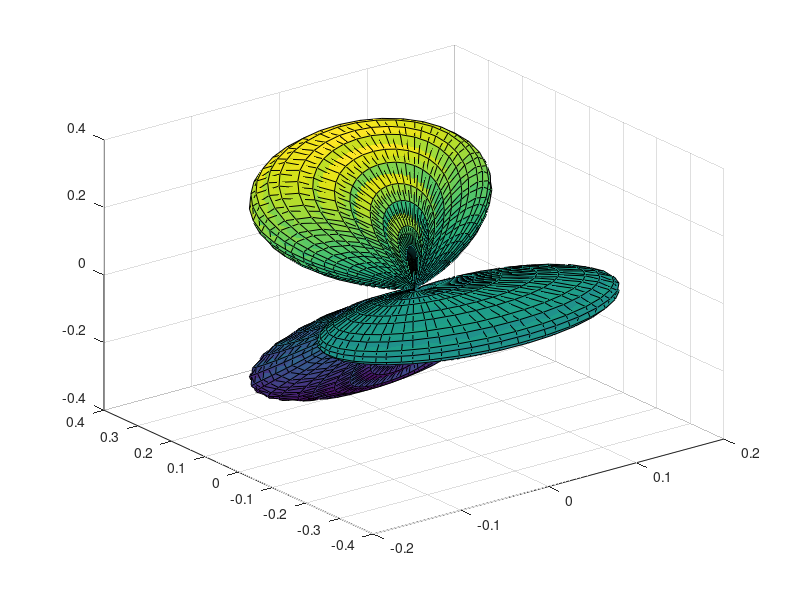
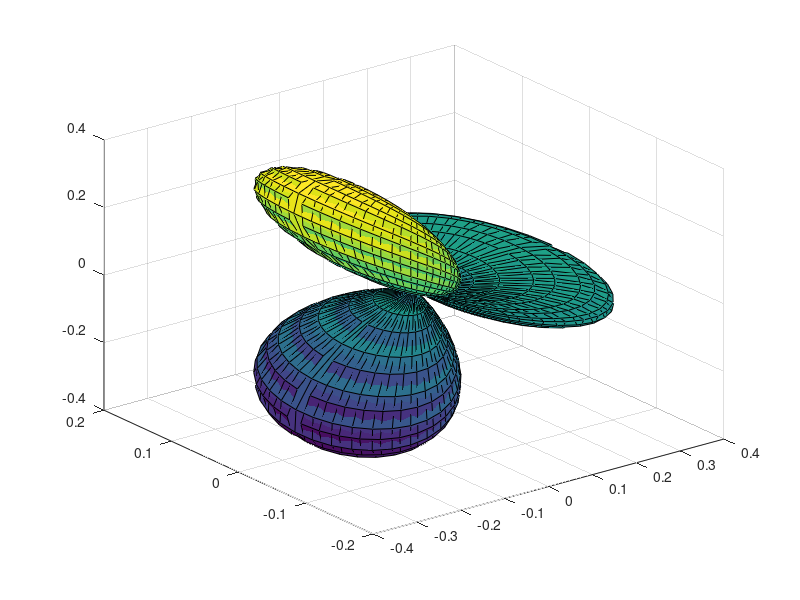
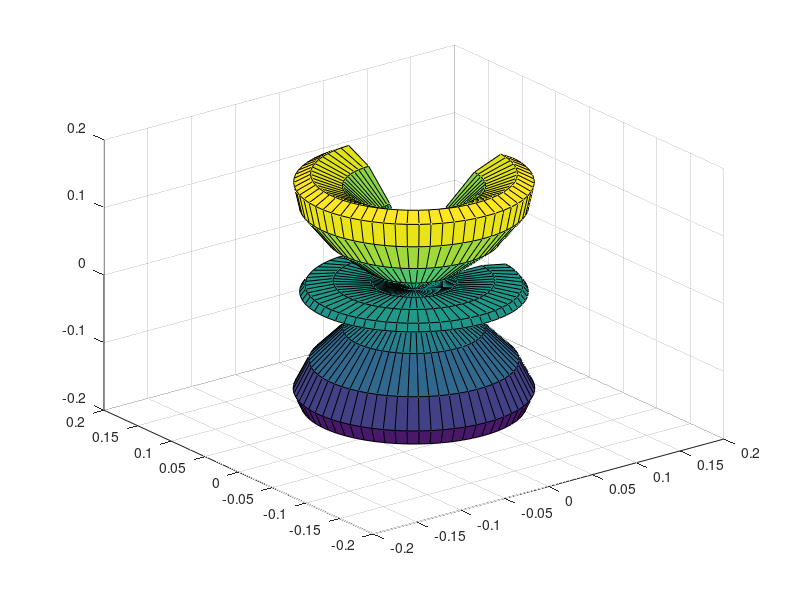

Write MATLAB code to recreate these figures, in order.
Pi = 3.14;
L = 3;
m = 1;
y = 0:0.1:2*Pi;
x = 0:0.1:Pi;
%%
LL = legendre(L,cos(x));
Y = (1/(sqrt(2*Pi)))*(sqrt( ((2*L+1)*(factorial(L-abs(m))))/(2*(factorial(L+abs(m)))) ))*exp(1i*m*y)'*LL(2,:);
ImY = imag(Y);
ReY = real(Y);

%%
xx = (cos(y)'*sin(x));
yy = (sin(y)'*sin(x));
zz = repmat(cos(x),length(y),1);

%%
figure(1) 
surf(ImY.*xx,ImY.*yy, ImY.*zz)

%%
figure(2) 
surf(ReY.*xx,ReY.*yy, ReY.*zz)

%%
figure(3)
aY = ReY.^2 + ImY.^2;
i  = find ( x > pi/2,1);
surf(aY(i:end,:).*xx(i:end,:),aY(i:end,:).*yy(i:end,:), aY(i:end,:).*zz(i:end,:))


